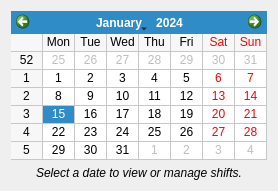
<?xml version="1.0" encoding="UTF-8"?>
<ui version="4.0">
 <class>ShiftsCalendarTab</class>
 <widget class="QWidget" name="ShiftsCalendarTab">
  <layout class="QVBoxLayout" name="verticalLayout">
   <item>
    <widget class="QCalendarWidget" name="calendar_shifts">
     <property name="gridVisible"><bool>true</bool></property>
    </widget>
   </item>
   <item>
    <widget class="QLabel" name="label_shift_hint">
     <property name="text"><string>Select a date to view or manage shifts.</string></property>
     <property name="alignment"><set>Qt::AlignCenter</set></property>
     <property name="font"><font><italic>true</italic></font></property>
    </widget>
   </item>
  </layout>
 </widget>
 <resources/>
 <connections/>
</ui>
